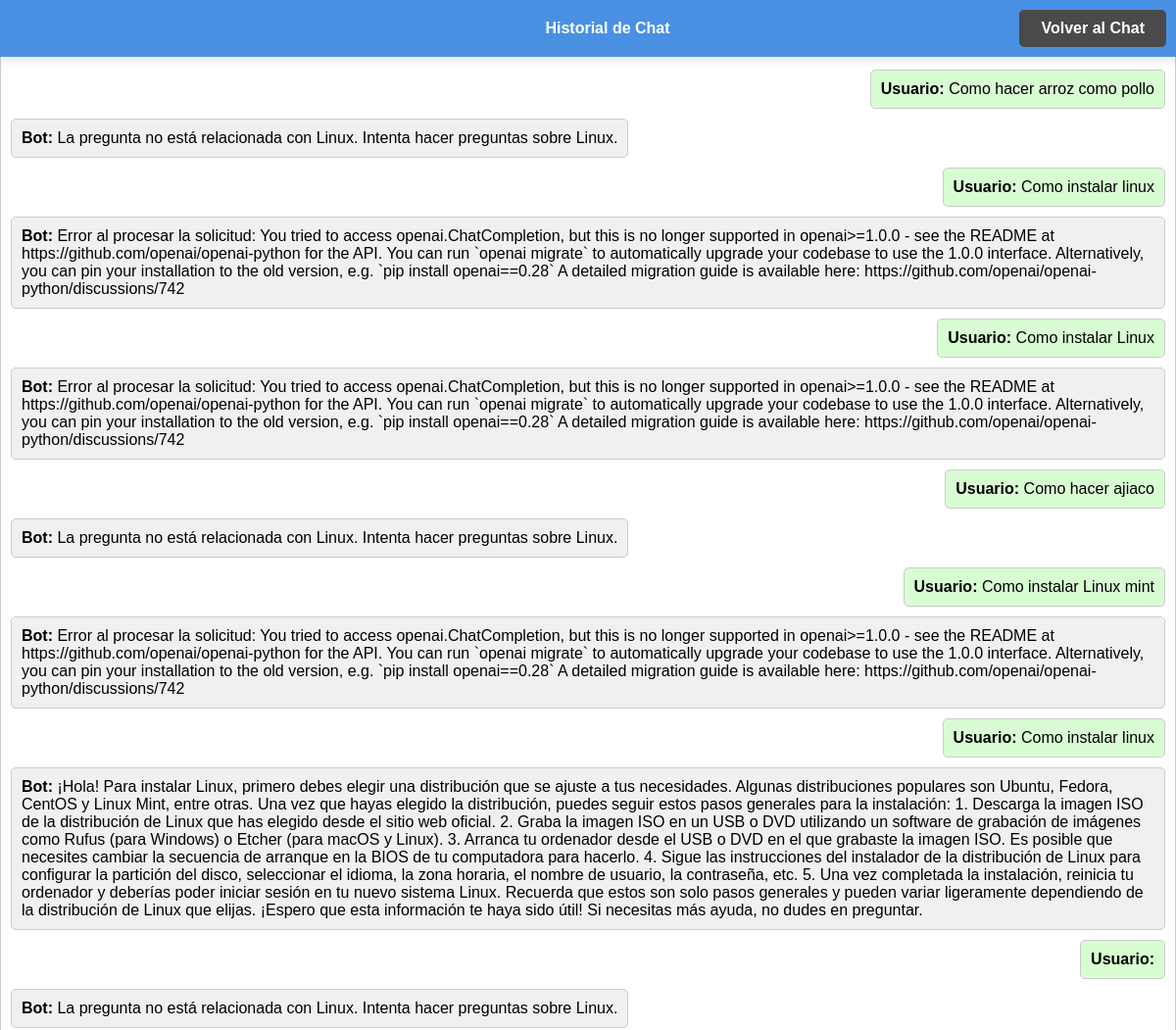
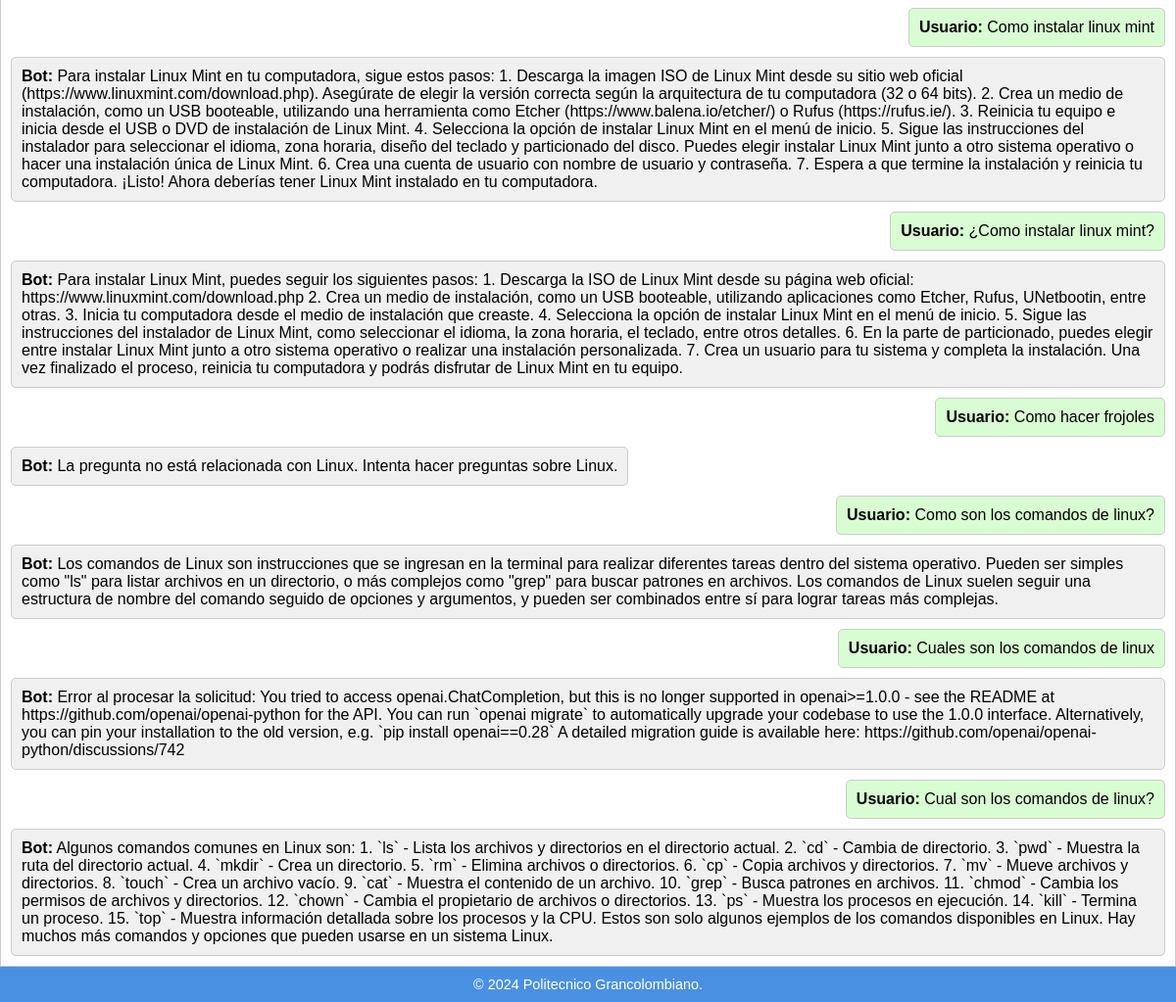
The app's page /historial (signed in) with its own data (2 pictures, top to bottom).
### app.py (models this page shows)
class Historial(db.Model):
    id = db.Column(db.Integer, primary_key=True)
    pregunta = db.Column(db.Text, nullable=False)
    respuesta = db.Column(db.Text, nullable=False)
    user_id = db.Column(db.Integer, db.ForeignKey('user.id'), nullable=False)

### app.py (the view)
@app.route('/historial')
@login_required
def historial():
    historial = Historial.query.filter_by(user_id=current_user.id).all()
    return render_template('historial.html', historial=historial)

### app.py (called while the page is built)
@login_manager.user_loader
def load_user(user_id):
    return User.query.get(int(user_id))

### templates/historial.html (shortened to what this page needs)
<!DOCTYPE html>
<html lang="es">
<head>
    <link rel="stylesheet" href="{{ url_for('static', filename='style.css') }}">
</head>
<body>
    <div class="header">
        Historial de Chat
    </div>
    <div class="container">
        <div class="chat-box">
            {% if historial %}
                {% for mensaje in historial %}
                    <div class="chat-message user-message"><strong>Usuario:</strong> {{ mensaje.pregunta }}</div>
                    <div class="chat-message bot-message"><strong>Bot:</strong> {{ mensaje.respuesta }}</div>
                {% endfor %}
            {% else %}
                <p>No hay historial disponible.</p>
            {% endif %}
        </div>
        <a href="{{ url_for('home') }}" class="back-button">Volver al Chat</a>
    </div>
    <div class="footer">
        © 2024 Politecnico Grancolombiano.
    </div>
</body>
</html>

### static/style.css (style rules this page uses)
body { font-family: Arial, sans-serif; margin: 0; padding: 0; display: flex; flex-direction: column; min-height: 100vh; }
.header { position: fixed; top: 0; left: 0; width: 100%; background-color: #4A90E2; color: white; padding: 20px; text-align: center; z-index: 1000; box-shadow: 0 4px 8px rgba(0, 0, 0, 0.1); font-weight: bold; }
.container { display: flex; flex: 1; flex-wrap: wrap; }
.chat-box { border: 1px solid #ccc; flex: 1; padding: 70px 10px 10px; overflow-y: auto; display: flex; flex-direction: column; gap: 10px; min-height: 300px; }
.chat-message { border: 1px solid #ccc; padding: 10px; border-radius: 5px; }
.user-message { align-self: flex-end; background-color: #d9fdd3; }
.bot-message { align-self: flex-start; background-color: #f0f0f0; }
.footer { background-color: #4A90E2; color: white; text-align: center; padding: 10px; font-size: 0.9em; }
.back-button { position: fixed; top: 10px; right: 10px; padding: 8px 20px; background-color: #4A4A4A; color: white; border: 2px solid #4A4A4A; border-radius: 5px; font-weight: bold; text-align: center; text-decoration: none; cursor: pointer; transition: background-color 0.3s, color 0.3s; z-index: 1001; }

### records on screen
Historial: pregunta "Como hacer arroz como pollo", respuesta "La pregunta no está relacionada con Linux. Intenta hacer preguntas sobre Linux."
Historial: pregunta "Como instalar linux", respuesta "Error al procesar la solicitud: You tried to access openai.ChatCompletion, but this is no longer supported in openai>=1.0.0 - see the README at https://github.com/openai/openai-python for the API. You can run `openai migrate` to automatically upgrade your codebase to use the 1.0.0 interface. Alternatively, you can pin your installation to the old version, e.g. `pip install openai==0.28` A detailed migration guide is available here: https://github.com/openai/openai-python/discussions/742"
Historial: pregunta "Como instalar Linux", respuesta "Error al procesar la solicitud: You tried to access openai.ChatCompletion, but this is no longer supported in openai>=1.0.0 - see the README at https://github.com/openai/openai-python for the API. You can run `openai migrate` to automatically upgrade your codebase to use the 1.0.0 interface. Alternatively, you can pin your installation to the old version, e.g. `pip install openai==0.28` A detailed migration guide is available here: https://github.com/openai/openai-python/discussions/742"
Historial: pregunta "Como hacer ajiaco", respuesta "La pregunta no está relacionada con Linux. Intenta hacer preguntas sobre Linux."
Historial: pregunta "Como instalar Linux mint", respuesta "Error al procesar la solicitud: You tried to access openai.ChatCompletion, but this is no longer supported in openai>=1.0.0 - see the README at https://github.com/openai/openai-python for the API. You can run `openai migrate` to automatically upgrade your codebase to use the 1.0.0 interface. Alternatively, you can pin your installation to the old version, e.g. `pip install openai==0.28` A detailed migration guide is available here: https://github.com/openai/openai-python/discussions/742"
Historial: pregunta "Como instalar linux", respuesta "¡Hola! Para instalar Linux, primero debes elegir una distribución que se ajuste a tus necesidades. Algunas distribuciones populares son Ubuntu, Fedora, CentOS y Linux Mint, entre otras. Una vez que hayas elegido la distribución, puedes seguir estos pasos generales para la instalación: 1. Descarga la imagen ISO de la distribución de Linux que has elegido desde el sitio web oficial. 2. Graba la imagen ISO en un USB o DVD utilizando un software de grabación de imágenes como Rufus (para Windows) o Etcher (para macOS y Linux). 3. Arranca tu ordenador desde el USB o DVD en el que grabaste la imagen ISO. Es posible que necesites cambiar la secuencia de arranque en la BIOS de tu computadora para…"
Historial: respuesta "La pregunta no está relacionada con Linux. Intenta hacer preguntas sobre Linux."
Historial: pregunta "Como instalar linux mint", respuesta "Para instalar Linux Mint en tu computadora, sigue estos pasos: 1. Descarga la imagen ISO de Linux Mint desde su sitio web oficial (https://www.linuxmint.com/download.php). Asegúrate de elegir la versión correcta según la arquitectura de tu computadora (32 o 64 bits). 2. Crea un medio de instalación, como un USB booteable, utilizando una herramienta como Etcher (https://www.balena.io/etcher/) o Rufus (https://rufus.ie/). 3. Reinicia tu equipo e inicia desde el USB o DVD de instalación de Linux Mint. 4. Selecciona la opción de instalar Linux Mint en el menú de inicio. 5. Sigue las instrucciones del instalador para seleccionar el idioma, zona horaria, diseño del teclado y particionado del…"
Historial: pregunta "¿Como instalar linux mint?", respuesta "Para instalar Linux Mint, puedes seguir los siguientes pasos: 1. Descarga la ISO de Linux Mint desde su página web oficial: https://www.linuxmint.com/download.php 2. Crea un medio de instalación, como un USB booteable, utilizando aplicaciones como Etcher, Rufus, UNetbootin, entre otras. 3. Inicia tu computadora desde el medio de instalación que creaste. 4. Selecciona la opción de instalar Linux Mint en el menú de inicio. 5. Sigue las instrucciones del instalador de Linux Mint, como seleccionar el idioma, la zona horaria, el teclado, entre otros detalles. 6. En la parte de particionado, puedes elegir entre instalar Linux Mint junto a otro sistema operativo o realizar una instalación…"
Historial: pregunta "Como hacer frojoles", respuesta "La pregunta no está relacionada con Linux. Intenta hacer preguntas sobre Linux."
Historial: pregunta "Como son los comandos de linux?", respuesta "Los comandos de Linux son instrucciones que se ingresan en la terminal para realizar diferentes tareas dentro del sistema operativo. Pueden ser simples como \"ls\" para listar archivos en un directorio, o más complejos como \"grep\" para buscar patrones en archivos. Los comandos de Linux suelen seguir una estructura de nombre del comando seguido de opciones y argumentos, y pueden ser combinados entre sí para lograr tareas más complejas."
Historial: pregunta "Cuales son los comandos de linux", respuesta "Error al procesar la solicitud: You tried to access openai.ChatCompletion, but this is no longer supported in openai>=1.0.0 - see the README at https://github.com/openai/openai-python for the API. You can run `openai migrate` to automatically upgrade your codebase to use the 1.0.0 interface. Alternatively, you can pin your installation to the old version, e.g. `pip install openai==0.28` A detailed migration guide is available here: https://github.com/openai/openai-python/discussions/742"
Historial: pregunta "Cual son los comandos de linux?", respuesta "Algunos comandos comunes en Linux son: 1. `ls` - Lista los archivos y directorios en el directorio actual. 2. `cd` - Cambia de directorio. 3. `pwd` - Muestra la ruta del directorio actual. 4. `mkdir` - Crea un directorio. 5. `rm` - Elimina archivos o directorios. 6. `cp` - Copia archivos y directorios. 7. `mv` - Mueve archivos y directorios. 8. `touch` - Crea un archivo vacío. 9. `cat` - Muestra el contenido de un archivo. 10. `grep` - Busca patrones en archivos. 11. `chmod` - Cambia los permisos de archivos y directorios. 12. `chown` - Cambia el propietario de archivos o directorios. 13. `ps` - Muestra los procesos en ejecución. 14. `kill` - Termina un proceso. 15. `top` - Muestra…"
